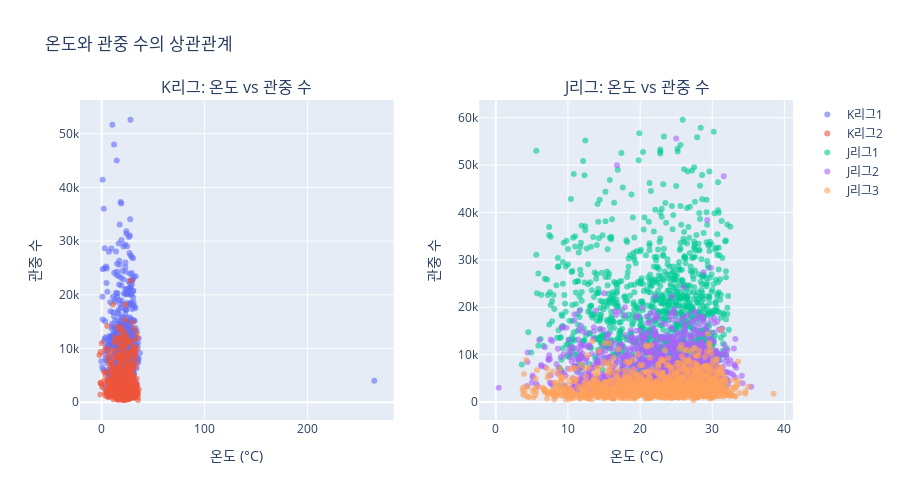

Notebook cell for this chart:
### Code cell
# Plotly 시각화 4: 온도와 관중 수의 상관관계 (산점도)
fig4 = make_subplots(
    rows=1, cols=2,
    subplot_titles=('K리그: 온도 vs 관중 수', 'J리그: 온도 vs 관중 수'),
    horizontal_spacing=0.12
)

# K리그
for league in df_k_weather['LEAGUE_NAME'].unique():
    df_temp = df_k_weather[df_k_weather['LEAGUE_NAME'] == league]
    fig4.add_trace(
        go.Scatter(
            x=df_temp['Temperature'], 
            y=df_temp['Audience_Qty'],
            mode='markers',
            name=league,
            marker=dict(size=6, opacity=0.6),
            hovertemplate='<b>온도: %{x}°C</b><br>관중: %{y:,}명<extra></extra>'
        ),
        row=1, col=1
    )

# J리그
for league in df_j_weather['LEAGUE_NAME'].unique():
    df_temp = df_j_weather[df_j_weather['LEAGUE_NAME'] == league]
    fig4.add_trace(
        go.Scatter(
            x=df_temp['Temperature'], 
            y=df_temp['Audience_Qty'],
            mode='markers',
            name=league,
            marker=dict(size=6, opacity=0.6),
            hovertemplate='<b>온도: %{x}°C</b><br>관중: %{y:,}명<extra></extra>'
        ),
        row=1, col=2
    )

fig4.update_xaxes(title_text="온도 (°C)", row=1, col=1)
fig4.update_xaxes(title_text="온도 (°C)", row=1, col=2)
fig4.update_yaxes(title_text="관중 수", row=1, col=1)
fig4.update_yaxes(title_text="관중 수", row=1, col=2)

fig4.update_layout(
    height=500,
    title_text="온도와 관중 수의 상관관계",
    showlegend=True,
    hovermode='closest'
)

fig4.show()

### Figure 1 — Plotly figure (JSON) as saved in the notebook; plotly's stock layout.template omitted (floating-point values rounded to 4 significant figures; data arrays with more than 128 entries replaced by an {"elided": "..."} marker saying what was removed)
{"data": [{"hovertemplate": "<b>온도: %{x}°C</b><br>관중: %{y:,}명<extra></extra>", "marker": {"opacity": 0.6, "size": 6}, "mode": "markers", "name": "K리그1", "type": "scatter", "x": {"elided": "684 float values"}, "xaxis": "x", "y": {"elided": "684 int values"}, "yaxis": "y"}, {"hovertemplate": "<b>온도: %{x}°C</b><br>관중: %{y:,}명<extra></extra>", "marker": {"opacity": 0.6, "size": 6}, "mode": "markers", "name": "K리그2", "type": "scatter", "x": {"elided": "747 float values"}, "xaxis": "x", "y": {"elided": "747 int values"}, "yaxis": "y"}, {"hovertemplate": "<b>온도: %{x}°C</b><br>관중: %{y:,}명<extra></extra>", "marker": {"opacity": 0.6, "size": 6}, "mode": "markers", "name": "J리그1", "type": "scatter", "x": {"elided": "1066 float values"}, "xaxis": "x2", "y": {"elided": "1066 int values"}, "yaxis": "y2"}, {"hovertemplate": "<b>온도: %{x}°C</b><br>관중: %{y:,}명<extra></extra>", "marker": {"opacity": 0.6, "size": 6}, "mode": "markers", "name": "J리그2", "type": "scatter", "x": {"elided": "1222 float values"}, "xaxis": "x2", "y": {"elided": "1222 int values"}, "yaxis": "y2"}, {"hovertemplate": "<b>온도: %{x}°C</b><br>관중: %{y:,}명<extra></extra>", "marker": {"opacity": 0.6, "size": 6}, "mode": "markers", "name": "J리그3", "type": "scatter", "x": {"elided": "1140 float values"}, "xaxis": "x2", "y": {"elided": "1140 int values"}, "yaxis": "y2"}], "layout": {"annotations": [{"font": {"size": 16}, "showarrow": false, "text": "K리그: 온도 vs 관중 수", "x": 0.22, "xanchor": "center", "xref": "paper", "y": 1, "yanchor": "bottom", "yref": "paper"}, {"font": {"size": 16}, "showarrow": false, "text": "J리그: 온도 vs 관중 수", "x": 0.78, "xanchor": "center", "xref": "paper", "y": 1, "yanchor": "bottom", "yref": "paper"}], "height": 500, "hovermode": "closest", "showlegend": true, "title": {"text": "온도와 관중 수의 상관관계"}, "xaxis": {"anchor": "y", "domain": [0, 0.44], "title": {"text": "온도 (°C)"}}, "xaxis2": {"anchor": "y2", "domain": [0.56, 1], "title": {"text": "온도 (°C)"}}, "yaxis": {"anchor": "x", "domain": [0, 1], "title": {"text": "관중 수"}}, "yaxis2": {"anchor": "x2", "domain": [0, 1], "title": {"text": "관중 수"}}}}
